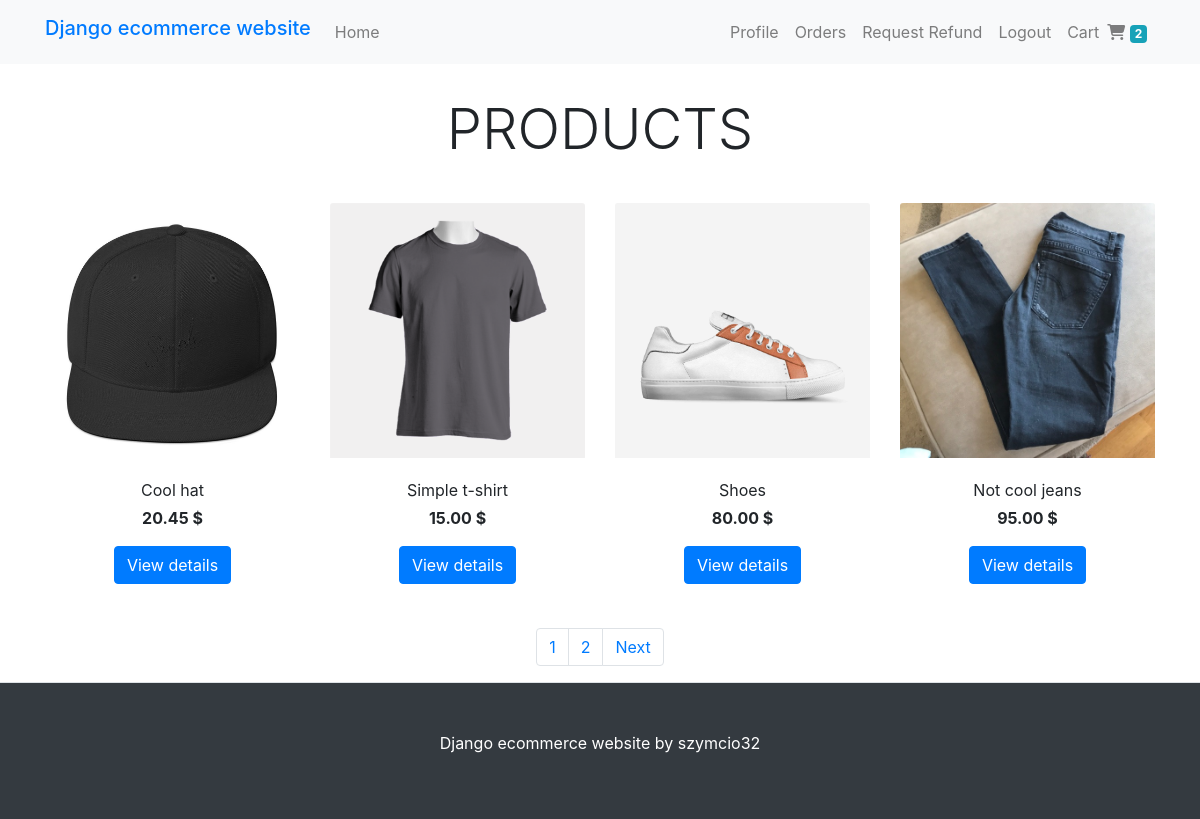
Screenshot of / (signed in) with the database file from the repository.
### carts/models.py (models this page shows, shortened)
class Order(models.Model):
    order_id = models.CharField(max_length=20)
    user = models.ForeignKey(settings.AUTH_USER_MODEL, on_delete=models.CASCADE)
    items = models.ManyToManyField(OrderItem)
    ordered = models.BooleanField(default=False)
    created_date = models.DateTimeField(auto_now_add=True)
    shipping_address = models.ForeignKey(ShippingAddress, on_delete=models.SET_NULL, null=True, blank=True)
    payment = models.ForeignKey(Payment, on_delete=models.SET_NULL, null=True, blank=True)
    promo_code_applied = models.BooleanField(default=False)
    promo_code_discount = models.FloatField(default=0)
    refund_requested = models.BooleanField(default=False)
    refund_granted = models.BooleanField(default=False)
    def get_total_quantity(self):
        return sum(item.quantity for item in self.items.all())

class OrderItem(models.Model):
    user = models.ForeignKey(settings.AUTH_USER_MODEL, on_delete=models.CASCADE)
    item = models.ForeignKey(Product, on_delete=models.CASCADE)
    quantity = models.IntegerField(default=1)
    created_date = models.DateTimeField(auto_now_add=True)

### products/models.py (models this page shows, shortened)
class Product(models.Model):
    IMG_DIMENSION = 540
    name = models.CharField(max_length=50)
    description = models.TextField()
    price = models.FloatField()
    category = models.ForeignKey(Category, on_delete=models.CASCADE)
    thumbnail = models.ImageField(upload_to='products/')
    class Meta:
        ordering = ['pk']

### products/views.py (the view)
# urls.py: path('', HomePage.as_view(), name='home-page'),
class HomePage(ListView):
    model = Product
    template_name = 'products/home.html'
    context_object_name = 'products'
    paginate_by = 4

### carts/templatetags/cart_icon.py (called while the page is built)
@register.filter
def total_cart_items(user):
    if user.is_authenticated:
        order = Order.objects.filter(user=user, ordered=False).first()
        return order.get_total_quantity() if order else 0
    return 0

### products/templates/products/home.html (shortened to what this page needs)
{% extends "products/base.html" %}
{% block content %}
    <main role="main" class="container">
        <div class="my-3 py-3 text-center">
            <h2 class="display-4">PRODUCTS</h2>
        </div>
        <section class="row">
            {% for product in products %}
            <div class="col-md-3">
                <div class="card text-center border-0 mb-4">
                    <div>
                        <a href="{% url 'products:product-detail' pk=product.pk %}">
                            <img src="{{ product.thumbnail.url }}" class="card-img-top" alt="{{ product.name }}">
                        </a>
                    </div>
                    <div class="card-body">
                        <p class="card-text mb-1">{{ product.name }}</p>
                        <p class="card-text font-weight-bold">{{ product.price|floatformat:2 }} $</p>
                        <a href="{% url 'products:product-detail' pk=product.pk %}" class="btn btn-primary">View details</a>
                    </div>
                </div>
            </div>
            {% endfor %}
        </section>
        <nav aria-label="Product navigation">
            <ul class="pagination justify-content-center">
                {% for page_num in page_obj.paginator.page_range %}
                    <li class="page-item"><a class="page-link" href="?page={{ page_num }}">{{ page_num }}</a></li>
                {% endfor %}
                {% if page_obj.has_next   %}
                    <li class="page-item">
                        <a class="page-link" href="?page={{ page_obj.next_page_number }}">Next</a>
                    </li>
                {% endif %}
            </ul>
        </nav>
    </main>
{% endblock %}

### products/templates/products/base.html (shortened to what this page needs)
{% load static %}
<!DOCTYPE html>
<html lang="en">
<head>
    <link rel="stylesheet" href="https://stackpath.bootstrapcdn.com/bootstrap/4.3.1/css/bootstrap.min.css">
</head>
<body>
    {% include 'products/navbar.html' %}
    {% block content %}{% endblock %}
    <footer class="p-5 bg-dark text-white text-center border-top">
        <p>Django ecommerce website by szymcio32</p>
    </footer>
</body>
</html>

### products/templates/products/navbar.html (shortened to what this page needs)
{% load cart_icon %}
<nav class="navbar sticky-top navbar-expand-md navbar-light bg-light">
    <div class="container">
        <a class="navbar-brand h1 text-primary" href="{% url 'products:home-page' %}">Django ecommerce website</a>
        <div class="collapse navbar-collapse" id="navbarToggler">
            <ul class="navbar-nav mr-auto">
                <li class="nav-item">
                    <a class="nav-link" href="{% url 'products:home-page' %}">Home</a>
                </li>
            </ul>
            <ul class="navbar-nav">
                {% if user.is_authenticated %}
                    <li class="nav-item">
                        <a class="nav-link" href="{% url 'profile' %}">Profile</a>
                    </li>
                    <li class="nav-item">
                        <a class="nav-link" href="{% url 'show-orders' %}">Orders</a>
                    </li>
                    <li class="nav-item">
                        <a class="nav-link" href="{% url 'refund' %}">Request Refund</a>
                    </li>
                    <li class="nav-item">
                        <a class="nav-link" href="{% url 'account_logout' %}">Logout</a>
                    </li>
                {% endif %}
                <li class="nav-item">
                    <a class="nav-link" href="{% url 'carts:show-cart' %}">Cart<i class="fas fa-shopping-cart ml-2"></i>
                        <span id="cart-total-items" class="badge badge-info">{{ user| total_cart_items }}</span>
                    </a>
                </li>
            </ul>
        </div>
    </div>
</nav>

### rows the page displays
Product: thumbnail (picture), name "Cool hat", price "20.45"
Product: thumbnail (picture), name "Simple t-shirt", price "15.00"
Product: thumbnail (picture), name "Shoes", price "80.00"
Product: thumbnail (picture), name "Not cool jeans", price "95.00"

### other values shown
{{ user| total_cart_items }} "2"
{{ page_num }} "1" "2"
